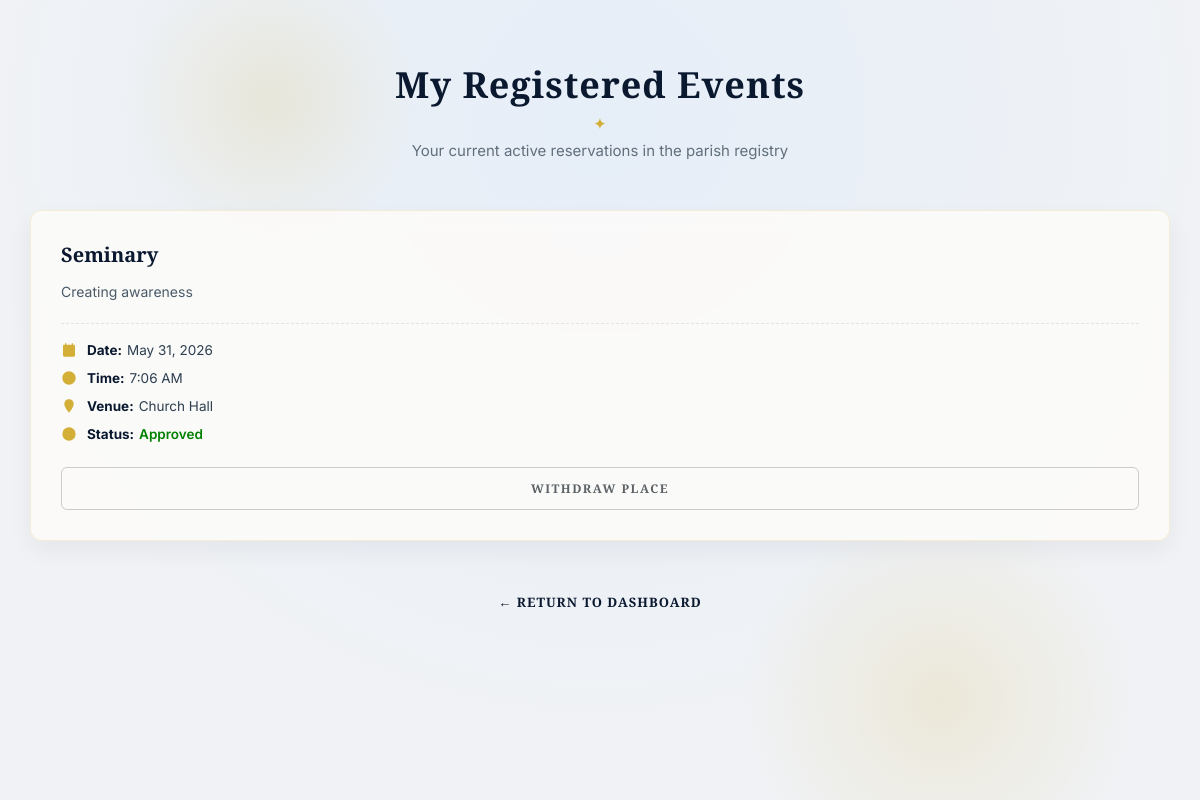
The page /user/my_events.php (signed in) on the database its author committed.
### tables this page shows
CREATE TABLE `registrations` (
  `id` int(11) NOT NULL,
  `user_id` int(11) DEFAULT NULL,
  `event_id` int(11) DEFAULT NULL,
  `status` varchar(20) DEFAULT 'registered',
  `created_at` timestamp NOT NULL DEFAULT current_timestamp()
);

CREATE TABLE `events` (
  `id` int(11) NOT NULL,
  `title` varchar(200) DEFAULT NULL,
  `description` text DEFAULT NULL,
  `event_date` date DEFAULT NULL,
  `event_time` time DEFAULT NULL,
  `location` varchar(255) DEFAULT NULL,
  `created_at` timestamp NOT NULL DEFAULT current_timestamp()
);

### user/my_events.php (the view, shortened to what this page needs)
<?php
include("../config.php");
$user_id = $_SESSION['user']['id'];
$stmt = $conn->prepare("
    SELECT events.*, registrations.id AS reg_id, registrations.status
    FROM registrations
    JOIN events ON registrations.event_id = events.id
    WHERE registrations.user_id = ?
    ORDER BY events.event_date ASC
");
$stmt->bind_param("i", $user_id);
$stmt->execute();
$query_result = $stmt->get_result();
?>
<!DOCTYPE html>
<html lang="en">
<head>
</head>
<body>
<div class="ambient-background">
    <div class="ember ember-1"></div>
    <div class="ember ember-2"></div>
</div>
<div class="container">
    <div class="title-section">
        <h1>My Registered Events</h1>
        <p>Your current active reservations in the parish registry</p>
    </div>
    <div class="events-grid">
        <?php if($query_result->num_rows > 0): ?>
            <?php while($row = $query_result->fetch_assoc()): ?>
                <div class="card">
                    <div>
                        <h2>
                            <?php echo htmlspecialchars($row['title']); ?>
                        </h2>
                        <p class="description">
                            <?php echo htmlspecialchars($row['description']); ?>
                        </p>
                    </div>
                    <div>
                        <div class="meta-list">
                            <div class="meta-item">
                                <svg viewBox="0 0 24 24">
                                    <path d="M19 4h-1V2h-2v2H8V2H6v2H5c-1.11 0-2 .89-2 2v14c0 1.11.89 2 2 2h14c1.11 0 2-.89 2-2V6c0-1.11-.89-2-2-2z"/>
                                </svg>
                                <strong>Date:</strong>
                                <?php echo date("F d, Y", strtotime($row['event_date'])); ?>
                            </div>
                            <div class="meta-item">
                                <svg viewBox="0 0 24 24">
                                    <path d="M12 2C6.48 2 2 6.48 2 12s4.48 10 10 10 10-4.48 10-10S17.52 2 12 2z"/>
                                </svg>
                                <strong>Time:</strong>
                                <?php echo date("g:i A", strtotime($row['event_time'])); ?>
                            </div>
                            <div class="meta-item">
                                <svg viewBox="0 0 24 24">
                                    <path d="M12 2C8.13 2 5 5.13 5 9c0 5.25 7 13 7 13s7-7.75 7-13c0-3.87-3.13-7-7-7z"/>
                                </svg>
                                <strong>Venue:</strong>
                                <?php echo htmlspecialchars($row['location']); ?>
                            </div>
                            <div class="meta-item">
                                <svg viewBox="0 0 24 24">
                                    <path d="M12 2a10 10 0 100 20 10 10 0 000-20z"/>
                                </svg>
                                <strong>Status:</strong>
                                <?php
                                if($row['status'] == "Pending"){
                                    echo "<span class='status-pending'>Pending Approval</span>";
                                }
                                elseif($row['status'] == "Approved"){
                                    echo "<span class='status-approved'>Approved</span>";
                                }
                                else{
                                    echo "<span class='status-rejected'>Rejected</span>";
                                }
                                ?>
                            </div>
                        </div>
                        <a href="cancel_registration.php?id=<?php echo $row['reg_id']; ?>"
                           class="cancel-btn"
                           onclick="return confirm('Are you sure you want to withdraw from this event?')">
                            Withdraw Place
                        </a>
                    </div>
                </div>
            <?php endwhile; ?>
        <?php endif; ?>
    </div>
    <div class="footer-nav">
        <a href="dashboard.php">
            ← Return to Dashboard
        </a>
    </div>
</div>
</body>
</html>

### user/my_events.php (style rules this page uses)
:root { --cathedral-blue:#0A192F; --liturgical-gold:#D4AF37; --soft-gold:#F4E8C1; --holy-white:#FCFBF9; --marble-gray:#F0F2F5; --text-dark:#2C3E50; --muted-slate:#616F7C; --ecclesia-charcoal:#5C6266; --font-serif:'Cinzel', serif; --font-sans:'Inter', sans-serif; }
* { margin:0; padding:0; box-sizing:border-box; }
body { background:var(--marble-gray); font-family:var(--font-sans); color:var(--text-dark); min-height:100vh; padding:60px 20px; position:relative; overflow-x:hidden; }
.ambient-background { position:fixed; top:0; left:0; width:100%; height:100%; background: radial-gradient(circle at 50% 15%, #E6EEF8 0%, var(--marble-gray) 70%); z-index:-1; }
.ember { position:absolute; border-radius:50%; background: radial-gradient(circle, rgba(212,175,55,0.15) 0%, rgba(214,175,55,0) 70%); animation:floatUpDown 22s infinite ease-in-out; }
.ember-1 { width:300px; height:300px; top:-50px; left:10%; }
.ember-2 { width:400px; height:400px; bottom:-100px; right:5%; animation-delay:-5s; animation-duration:28s; }
.container { max-width:1140px; margin:0 auto; position:relative; z-index:2; }
.title-section { text-align:center; margin-bottom:50px; }
.title-section h1 { font-family:var(--font-serif); color:var(--cathedral-blue); font-size:36px; letter-spacing:1px; margin-bottom:8px; }
.title-section h1::after { content:"✦"; display:block; font-size:14px; color:var(--liturgical-gold); margin-top:5px; }
.title-section p { font-size:15px; color:var(--muted-slate); }
.events-grid { display:grid; grid-template-columns:repeat(auto-fit,minmax(340px,1fr)); gap:30px; }
.card { background:rgba(252,251,249,0.88); backdrop-filter:blur(10px); -webkit-backdrop-filter:blur(10px); border:1px solid rgba(214,175,55,0.18); border-radius:12px; padding:30px; display:flex; flex-direction:column; justify-content:space-between; box-shadow:0 10px 25px rgba(10,25,47,0.05); transition:0.3s ease; }
.card h2 { font-family:var(--font-serif); color:var(--cathedral-blue); font-size:20px; margin-bottom:12px; line-height:1.4; }
.description { font-size:14px; color:var(--text-dark); line-height:1.6; margin-bottom:20px; opacity:0.85; }
.meta-list { border-top:1px dashed rgba(10,25,47,0.1); padding-top:18px; margin-bottom:25px; }
.meta-item { display:flex; align-items:center; font-size:13.5px; color:var(--text-dark); margin-bottom:12px; }
.meta-item svg { width:16px; height:16px; margin-right:10px; fill:var(--liturgical-gold); flex-shrink:0; }
.meta-item strong { margin-right:5px; color:var(--cathedral-blue); }
.status-approved { color:green; font-weight:600; }
.cancel-btn { display:block; text-align:center; background:transparent; color:var(--ecclesia-charcoal); border:1px solid rgba(92,98,102,0.3); padding:12px; border-radius:6px; text-decoration:none; font-family:var(--font-serif); font-size:12px; text-transform:uppercase; letter-spacing:1.5px; font-weight:bold; transition:0.25s ease; }
.footer-nav { text-align:center; margin-top:50px; }
.footer-nav a { font-family:var(--font-serif); color:var(--cathedral-blue); text-decoration:none; font-size:13px; letter-spacing:1px; font-weight:bold; text-transform:uppercase; transition:0.2s ease; }

### rows shown on the page
registrations: event.title "Seminary", event.description "Creating awareness", event.event_date "May 31, 2026", event.event_time "7:06 AM", event.location "Church Hall", status "Approved"
